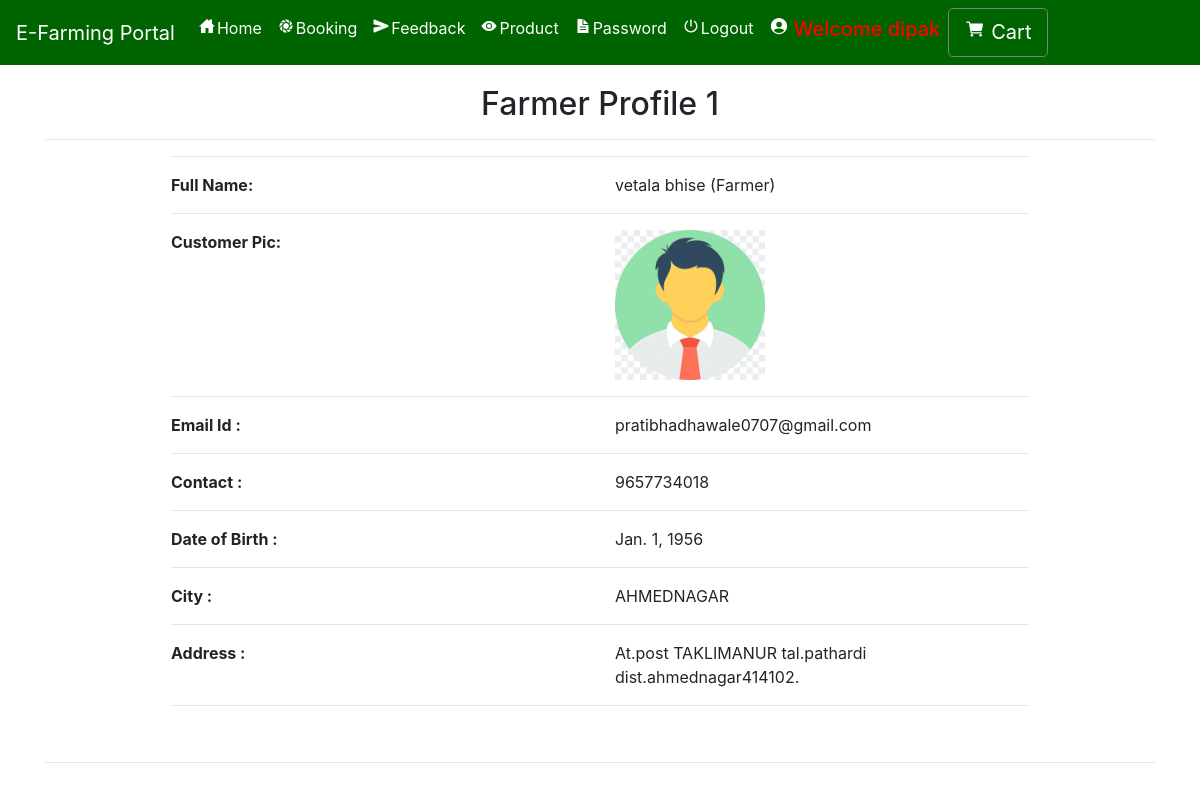
Screenshot of /farmer_detail/10 (signed in) with the database file from the repository.
### farmerapp/models.py (models this page shows, shortened)
class Profile(models.Model):
    user = models.ForeignKey(User, on_delete=models.CASCADE, null=True)
    dob = models.DateField(null=True)
    city = models.CharField(max_length=30, null=True)
    address = models.CharField(max_length=50, null=True)
    contact = models.CharField(max_length=10, null=True)
    user_type = models.CharField(max_length=10, null=True)
    status =  models.CharField(max_length=30, null=True, default="Pending")
    image = models.FileField(null=True)

### farmerapp/views.py (the view)
# urls.py: path('farmer_detail/<int:pid>', farmer_detail, name='farmer_detail'),
def farmer_detail(request, pid):
    if not request.user.is_authenticated:
        return redirect('login')
    book = Booking.objects.get(id=pid)
    username = book.farmer[1:][:-1].replace(" ", "")
    if ',' in username:
        username = username.split(',')
    else:
        username = [username]
    print("All User before = ", username)
    all_user = [i[1:][:-1] for i in username]
    print("My Ysername", all_user)
    all_profile = Profile.objects.filter(user__username__in=all_user)
    d={ 'all_profile':all_profile}
    return render(request,'farmer_detail.html',d)

### farmerapp/templates/farmer_detail.html (shortened to what this page needs)
{% extends 'navigation.html' %}
{% load static %}
{% block body %}
<div class="container">
    {% for pro in all_profile %}
    <h2 style="margin-top:20px" align="center">Farmer Profile {{forloop.counter}}</h2><hr>
<div  class="container-fluid" style="width:80%;margin-bottom:5%">
    <hr><div class="row">
        <div class="col-md-6">
            <strong>Full Name:</strong>
        </div>
        <div class="col-md-6">
            {{pro.user.first_name}} {{pro.user.last_name}} {% if pro.user_type == 'Seller' %}(Farmer){% endif %}
        </div>
    </div><hr>
     <div class="row">
        <div class="col-md-6">
            <strong>Customer Pic:</strong>
        </div>
        <div class="col-md-6">
           <img src="{{pro.image.url}}" style="width:150px;height:150px">
        </div>
    </div><hr>
    <div class="row">
        <div class="col-md-6">
            <strong>Email Id :</strong>
        </div>
        <div class="col-md-6">
            {{pro.user.email}}
        </div>
    </div><hr>
     <div class="row">
        <div class="col-md-6">
            <strong>Contact :</strong>
        </div>
        <div class="col-md-6">
            {{pro.contact}}
        </div>
     </div><hr>
    <div class="row">
        <div class="col-md-6">
            <strong>Date of Birth :</strong>
        </div>
        <div class="col-md-6">
            {{pro.dob}}
        </div>
    </div><hr>
     <div class="row">
        <div class="col-md-6">
            <strong>City :</strong>
        </div>
        <div class="col-md-6">
            {{pro.city}}
        </div>
     </div><hr><div class="row">
        <div class="col-md-6">
            <strong>Address :</strong>
        </div>
        <div class="col-md-6">
            {{pro.address}}
        </div>
    </div><hr>
</div>
<hr>
{% endfor %}
</div>
{% endblock %}

### farmerapp/templates/navigation.html (style rules this page uses)
* { box-sizing: border-box; }

### rows the page displays
Profile: user.first_name "vetala", user.last_name "bhise", user_type "(Farmer)", image (picture), user.email "pratibhadhawale0707@gmail.com", contact "9657734018", dob "Jan. 1, 1956", city "AHMEDNAGAR", address "At.post TAKLIMANUR tal.pathardi dist.ahmednagar414102."
